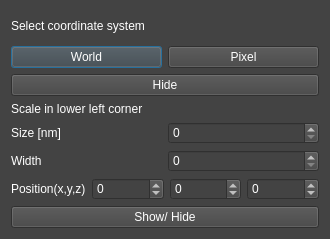
<?xml version="1.0" encoding="UTF-8"?>
<ui version="4.0">
 <class>Dialog_scale</class>
 <widget class="QDialog" name="Dialog_scale">
  <property name="geometry">
   <rect>
    <x>0</x>
    <y>0</y>
    <width>330</width>
    <height>239</height>
   </rect>
  </property>
  <property name="sizePolicy">
   <sizepolicy hsizetype="Fixed" vsizetype="Fixed">
    <horstretch>0</horstretch>
    <verstretch>0</verstretch>
   </sizepolicy>
  </property>
  <property name="maximumSize">
   <size>
    <width>640</width>
    <height>480</height>
   </size>
  </property>
  <property name="windowTitle">
   <string>Show scale</string>
  </property>
  <property name="styleSheet">
   <string notr="true">QWidget{
	background-color: rgb(67, 67, 67);
	color: rgb(255, 255, 255);
}</string>
  </property>
  <layout class="QVBoxLayout" name="verticalLayout">
   <item>
    <layout class="QGridLayout" name="gridLayout">
     <item row="1" column="0">
      <widget class="QPushButton" name="pushButton_scale_world">
       <property name="text">
        <string>World</string>
       </property>
      </widget>
     </item>
     <item row="1" column="1">
      <widget class="QPushButton" name="pushButton_scale_pixel">
       <property name="text">
        <string>Pixel</string>
       </property>
      </widget>
     </item>
     <item row="0" column="0" colspan="2">
      <widget class="QLabel" name="label">
       <property name="text">
        <string>Select coordinate system</string>
       </property>
      </widget>
     </item>
    </layout>
   </item>
   <item>
    <widget class="QPushButton" name="pushButton_scale_noscale">
     <property name="text">
      <string>Hide</string>
     </property>
    </widget>
   </item>
   <item>
    <layout class="QGridLayout" name="gridLayout_2">
     <item row="0" column="0">
      <layout class="QVBoxLayout" name="verticalLayout_2">
       <item>
        <widget class="QLabel" name="label_2">
         <property name="text">
          <string>Scale in lower left corner</string>
         </property>
        </widget>
       </item>
       <item>
        <layout class="QHBoxLayout" name="horizontalLayout">
         <item>
          <widget class="QLabel" name="label_3">
           <property name="text">
            <string>Size [nm]</string>
           </property>
          </widget>
         </item>
         <item>
          <widget class="QSpinBox" name="spinBox_size">
           <property name="maximum">
            <number>99999999</number>
           </property>
          </widget>
         </item>
        </layout>
       </item>
      </layout>
     </item>
     <item row="1" column="0">
      <layout class="QHBoxLayout" name="horizontalLayout_2">
       <item>
        <widget class="QLabel" name="label_4">
         <property name="text">
          <string>Width</string>
         </property>
        </widget>
       </item>
       <item>
        <widget class="QSpinBox" name="spinBox_width">
         <property name="maximum">
          <number>999999999</number>
         </property>
        </widget>
       </item>
      </layout>
     </item>
     <item row="5" column="0">
      <layout class="QHBoxLayout" name="horizontalLayout_3">
       <property name="topMargin">
        <number>0</number>
       </property>
       <item>
        <widget class="QLabel" name="label_5">
         <property name="text">
          <string>Position(x,y,z)</string>
         </property>
        </widget>
       </item>
       <item>
        <widget class="QSpinBox" name="spinBox_X">
         <property name="minimum">
          <number>-99999999</number>
         </property>
         <property name="maximum">
          <number>999999999</number>
         </property>
        </widget>
       </item>
       <item>
        <widget class="QSpinBox" name="spinBox_Y">
         <property name="minimum">
          <number>-99999999</number>
         </property>
         <property name="maximum">
          <number>9999999</number>
         </property>
        </widget>
       </item>
       <item>
        <widget class="QSpinBox" name="spinBox_Z">
         <property name="minimum">
          <number>-99999999</number>
         </property>
         <property name="maximum">
          <number>99999999</number>
         </property>
        </widget>
       </item>
      </layout>
     </item>
    </layout>
   </item>
   <item>
    <layout class="QHBoxLayout" name="horizontalLayout_4">
     <item>
      <widget class="QPushButton" name="show_custom_scale">
       <property name="text">
        <string>Show/ Hide</string>
       </property>
      </widget>
     </item>
    </layout>
   </item>
  </layout>
 </widget>
 <resources/>
 <connections/>
</ui>
